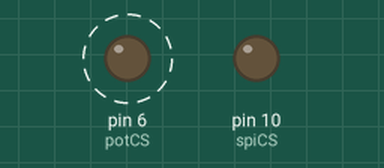
The sketch below on a simulated Arduino Uno, built with avr-gcc and run on an emulated ATmega328P. On the bench: output pins drawn as LEDs (lit = HIGH). Dashed ring = blinking. What the sketch prints to the serial monitor is not drawn.

Above: at 0.25 s.
Timing chart, 0 to 3.2 s (numbered marks = the images above):
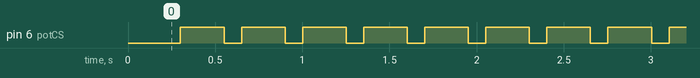

Measured:
- by itself, pin 6 (potCS): alternates HIGH for 0.25 s and LOW for 0.10 s

The sketch:

SpiDigitalPot.ino
```cpp
/*
 * SpiDigitalPot - the purpose of this sketch is control the brightness of an LED
 *                 by configuring a digital potentiometer to set the brightness.
 *
 * potCS pin is the pin I am using as the chip select for the potentiometer.
 *
 * spi
 *    - spClk - is the pin that the SPI clock is configured for
 *    - spiMosi - is the pin that the master device (Arduino) transmits data to the slave device
 *    - spiMiso - is the pin that the slave device sends data to the master device (Arduino)
 *    - spiCS - is the chip select for the SPI circuit in the Arduino
 *            - I could use the spiCS chip select also for my POT given I only
 *              I only have one SPI device in use at this time.  Various shields will
 *              use specific pins as the chip select which most likely will not be pin 10
 *
 * tested with MCP4261 digital potentiometer from Microchip
 */

// include the SPI library:
#include <SPI.h>

/* constant defines */
const int potCS = 6;
const int spiClk = 13;
const int spiMosi = 11;
const int spiMiso = 12;
const int spiCS = 10;

/* Variables for this sketch */
byte g_potValue = 0;

/*
 * Data structures to send commands to
 * the digital potentiometer
 */

 /* The command Byte is the main address/data bits to send to the pot */
typedef struct _CommandByte
{
  byte Address:4;  /* the address to select */
  byte Command:2;  /* the actual command to send */
  byte DataBits:2; /* the upper data bits */
} CommandByte;

/* The combination command byte with data to send */
typedef struct _CommandData
{
  union
  {
    CommandByte cmd;  /* The command byte as defined above */
    byte cmdByte;     /* The cmd byte in standard byte format for easy access */
  } command;
  byte        data;  /* The data to be sent with the command as needed. */
} CommandData;

/*
 * Method declarations
 */
void UpdatePot(int selectPin, struct _CommandData *pData);
int ReadPot(int selectPin, struct _CommandData *pData);

/*
 * UpdatePot - sends commands and data to the potentiometer
 *             which is activated by the specified chip select
 *
 * Params
 *  selectPin - the pin to use as the select pin
 *  pData     - pointer to the command data stucture to be sent
 *
 * Return
 *  none
 */
void UpdatePot(int selectPin, struct _CommandData *pData)
{
  digitalWrite(selectPin, LOW);

  delay(100); // required delay

  SPI.transfer(pData->command.cmdByte);
  SPI.transfer(pData->data);

  digitalWrite(selectPin, HIGH);
}


/*
 * ReadPot   - sends commands and data to the potentiometer
 *             which is activated by the specified chip select
 *
 * Params
 *  selectPin - the pin to use as the select pin
 *  pData     - pointer to the command data stucture to be sent
 *
 * Return
 *  int       - the value read back from the pot
 */
int ReadPot(int selectPin, struct _CommandData *pData)
{
  int dataRead = 0;

  digitalWrite(selectPin, LOW);
  delay(100);

  dataRead = SPI.transfer(pData->command.cmdByte) << 8;
  dataRead |= SPI.transfer(pData->data);
  digitalWrite(selectPin, HIGH);

  dataRead &= 0x1FF;

  return dataRead;
}

/*
 * Enumerations for clarity of code
 */

/*
 *  This enum is a definition of each address that can
 *  be accessed on the potentiometer
 */
typedef enum
{
  Wiper0 = 0,
  Wiper1,
  NVWiper0,
  NVWiper1,
  TConReg,
  StatusReg,
  Data0,
  Data1,
  Data2,
  Data3,
  Data4,
  Data5,
  Data6,
  Data7,
  Data8,
  Data9,
} Addresses;

/*
 *  This enum is a definition of each command that can
 *  be sent to the potentiometer
 */
typedef enum
{
  WriteData = 0,
  Increment,
  Decrement,
  ReadData
} Commands;

/*
 * Setup - main configuration point of our sketch to configure
 *         the Arduino for SPI communications with the potentiometer
 *
 * Params - none
 *
 * Returns - nothing
 */
void setup()
{
  Serial.begin(9600);

  pinMode(spiCS, OUTPUT);
  pinMode(potCS, OUTPUT);

  digitalWrite(potCS, HIGH);

  /* Configure SPI */
  SPI.begin();

  SPI.setBitOrder(MSBFIRST);
  SPI.setDataMode(SPI_MODE0);
  SPI.setClockDivider(SPI_CLOCK_DIV128);

  // Configure pot outputs
  CommandData command;

  command.command.cmd.Command = WriteData;
  command.command.cmd.Address = TConReg;
  command.command.cmd.DataBits = 0;
  command.data = 0xFF;

  // Configure the pot to enable each output
  UpdatePot(potCS, &command);

  command.command.cmd.Command = ReadData;

  // Read back in the tcon register
  int tconValue = ReadPot(potCS, &command);

  Serial.print("TCON: ");
  Serial.println(tconValue);
  Serial.println("Setup completed");
}

/*
 * loop - main method which will be called each time the
 *        Arduino goes through its main loop which will set
 *        the value of the digital potentiometer which
 *        will vary the intensity of the LED based on the
 *        value written to the potentiometer.  The larger
 *        the value written to the potentiometer, the dimmer
 *        the LED as the transistor saturation is lower.
 *
 * Params - none
 *
 * Returns - nothing
 *
 * Note:  The pot is 9 bits but we are only using the lower 8
 */
void loop()
{
  CommandData command;

  command.command.cmd.Command = WriteData;
  command.command.cmd.Address = Wiper0;
  command.command.cmd.DataBits = 0; // clear the upper bit(s)
  command.data = g_potValue;

  // Send the command to the pot updating the value
  UpdatePot(potCS, &command);

  // Note the current value that was sent to the pot
  Serial.println(g_potValue);

  // Delay 250 ms so we can see the changes
  delay(250);

  // let it roll
  g_potValue += 25;
}
```
